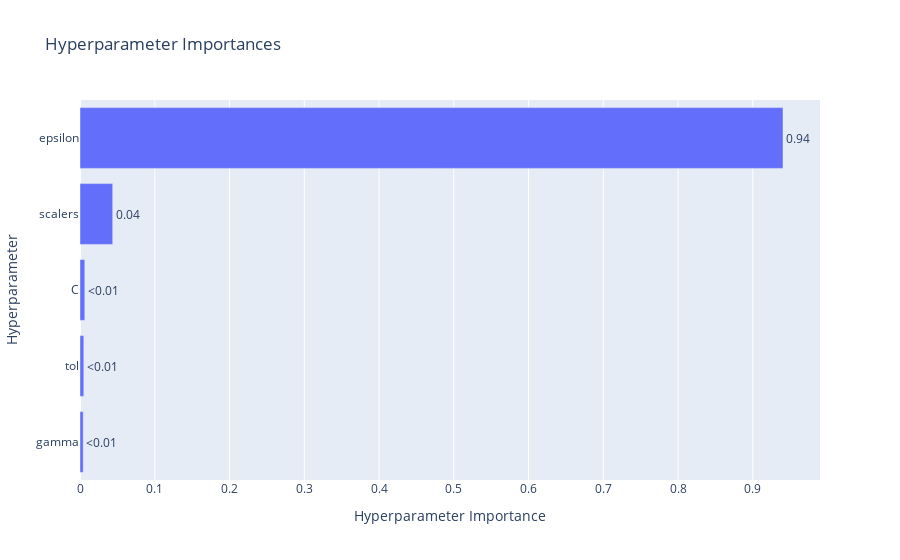

Notebook code for this chart:
### Code cell
# Hyperparameter importances

optuna.visualization.plot_param_importances(study_svr)

### Figure 1 — Plotly figure (JSON) as saved in the notebook; plotly's stock layout.template omitted (floating-point values rounded to 4 significant figures)
{"data": [{"cliponaxis": false, "hovertemplate": ["gamma (CategoricalDistribution): 0.004303500236946808<extra></extra>", "tol (FloatDistribution): 0.0050792543802194974<extra></extra>", "C (FloatDistribution): 0.006419406529001043<extra></extra>", "scalers (CategoricalDistribution): 0.04374417529987159<extra></extra>", "epsilon (FloatDistribution): 0.9404536635539611<extra></extra>"], "name": "Objective Value", "orientation": "h", "text": ["<0.01", "<0.01", "<0.01", "0.04", "0.94"], "textposition": "outside", "type": "bar", "x": [0.004304, 0.005079, 0.006419, 0.04374, 0.9405], "y": ["gamma", "tol", "C", "scalers", "epsilon"]}], "layout": {"title": {"text": "Hyperparameter Importances"}, "xaxis": {"title": {"text": "Hyperparameter Importance"}}, "yaxis": {"title": {"text": "Hyperparameter"}}}}
